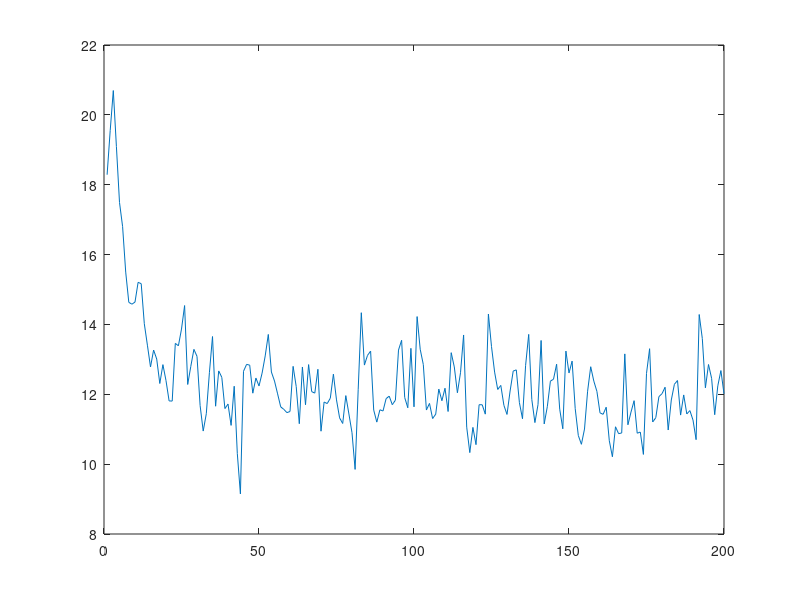

The MATLAB source for this figure:
clear 
close all
clc

load loss

len=length(loss);
d1=loss(1:8:len);
d2=loss(2:8:len);
d3=loss(3:8:len);
d4=loss(4:8:len);
d5=loss(5:8:len);
d6=loss(6:8:len);
d7=loss(7:8:len);
d8=loss(8:8:len);

sum=sum([d1;d2;d3;d4;d5;d6;d7;d8]);

figure
plot(sum)
